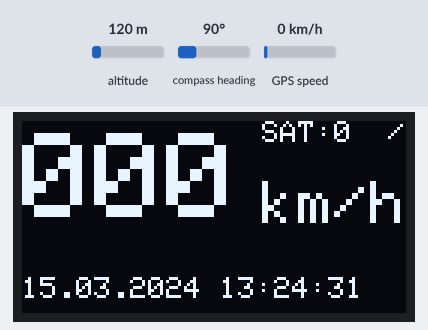
A sketch run on a simulated Arduino Uno, built with avr-gcc and run on an emulated ATmega328P. Parts: 128×64 one-colour display. The inputs (shaded band) are chosen by the test bench; at power-on: compass heading 90°, altitude 120 m, GPS speed 0 km/h. The GPS gets a fix after 3 s at 37.7749, -122.4194 with 8 satellites.

Above: at 1.4 s.
1.5 s: compass heading set to 7°
At 5.0 s:
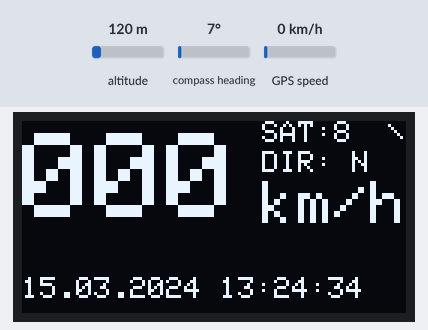
5.6 s: compass heading set to 90°
At 6.9 s:
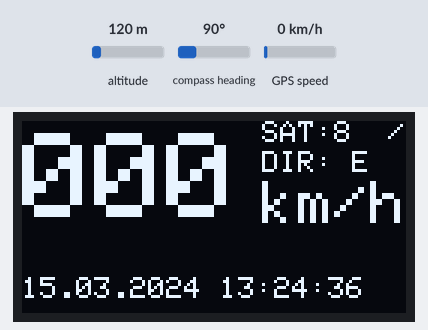
9.7 s: compass heading set to 180°
At 12.0 s:
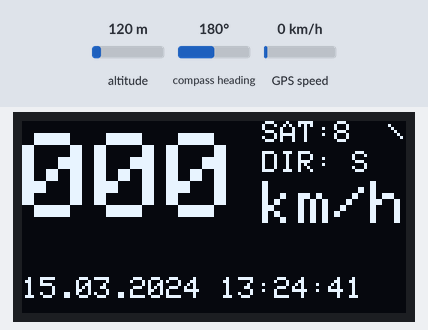
13.8 s: compass heading set to 269°
At 15.1 s:
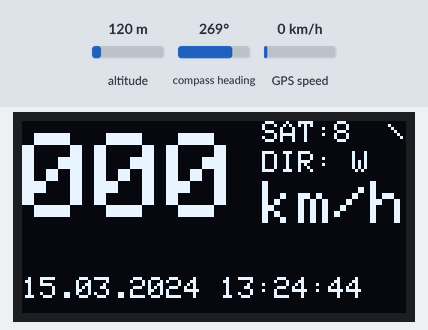
17.9 s: compass heading set to 319°
At 19.1 s:
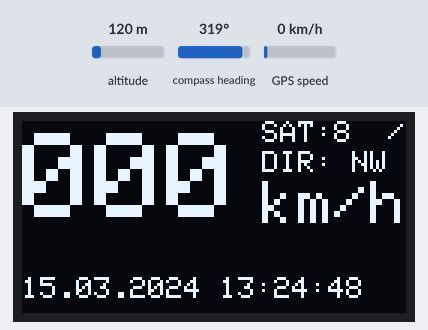
22.0 s: altitude set to 0 m
At 24.1 s:
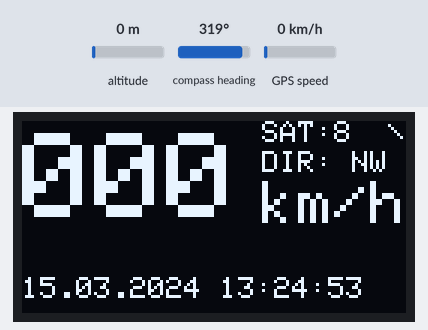
Timing chart, 0 to 25.6 s (numbered marks = the images above; inputs shaded):
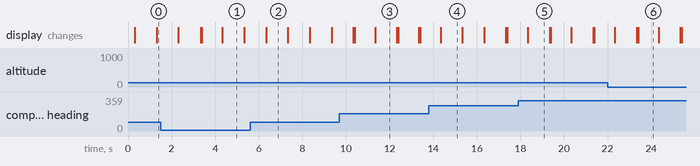

The sketch:

Arduino_neogps_display_SH1106.ino
```cpp
#include <Adafruit_SH1106.h>
#include <TinyGPS++.h>
#include <TimeLib.h>
#define OLED_RESET -1        //Reset pin # (or -1 if sharing Arduino reset pin)
#define TIMEZONE_OFFSET 3
#define SCREEN_ADDRESS 0x3C  //See datasheet for Address
Adafruit_SH1106 display(OLED_RESET);
TinyGPSPlus gps;
char buffer[10];
time_t t, prevDisplay = 0;

void setup() {
  //Set the baud rate in u-center to 115200
  Serial.begin(115200);
  display.begin(SH1106_SWITCHCAPVCC, SCREEN_ADDRESS);
  //invert display for a specific box, remove the next line in order to set default rotation
  display.setRotation(2);
  display.setTextColor(WHITE, BLACK);
  display.clearDisplay();
  delay(200);
  display.display();
}

void loop() {
  if (Serial.available() > 0) {
    if (gps.encode(Serial.read())) {
      printDataOnOled();
    }
  }
  handleError();
}

void printDataOnOled() {
  printSpeed();
  printTime();
  prinSatellites();
  printGPSMark();
  printCourse();
  display.display();
}

void handleError() {
  if (millis() > 5000 && gps.charsProcessed() < 10) {
    display.setCursor(0, 0);
    display.setTextSize(1);
    display.print(F("Check GPS Wiring"));
    display.setCursor(0, 16);
    display.print(F("No Data from receiver"));
    display.display();
    delay(1000);
    display.clearDisplay();
  }
}

void printTime() {
  display.setCursor(0, 52);
  display.setTextSize(1);

  if (gps.date.year() > 2000) {
    setTime(gps.time.hour(), gps.time.minute(), gps.time.second(), gps.date.day(), gps.date.month(), gps.date.year());
    adjustTime(TIMEZONE_OFFSET * SECS_PER_HOUR);
    if (now() != prevDisplay) {  //update the display only if the time has changed
      prevDisplay = now();
      sprintf(buffer, "%02d.", day());
      display.print(buffer);
      sprintf(buffer, "%02d.", month());
      display.print(buffer);
      display.print(year());
      sprintf(buffer, "\ %02d\:", hour());
      display.print(buffer);
      sprintf(buffer, "%02d\:", minute());
      display.print(buffer);
      sprintf(buffer, "%02d", second());
      display.print(buffer);
    }
  } else {
    display.println(F("Obtaining GPS time"));
  }
}

void printCourse() {
  if (gps.course.isValid()) {
    float delta = 45 / 2;
    display.setCursor(80, 10);
    display.setTextSize(1);
    display.print(F("DIR: "));
    if (gps.course.deg() >= (360 - delta) || gps.course.deg() <= delta) {
      display.print(F("N "));
    } else if (gps.course.deg() >= (45 - delta) && gps.course.deg() <= (45 + delta)) {
      display.print(F("NE"));
    } else if (gps.course.deg() >= (90 - delta) && gps.course.deg() <= (90 + delta)) {
      display.print(F("E "));
    } else if (gps.course.deg() >= (135 - delta) && gps.course.deg() <= (135 + delta)) {
      display.print(F("SE"));
    } else if (gps.course.deg() >= (180 - delta) && gps.course.deg() <= (180 + delta)) {
      display.print(F("S "));
    } else if (gps.course.deg() >= (225 - delta) && gps.course.deg() <= (225 + delta)) {
      display.print(F("SW"));
    } else if (gps.course.deg() >= (270 - delta) && gps.course.deg() <= (270 + delta)) {
      display.print(F("W "));
    } else if (gps.course.deg() >= (315 - delta) && gps.course.deg() <= (315 + delta)) {
      display.print(F("NW"));
    }
  }
}

void printGPSMark() {
  display.setCursor(122, 0);
  display.setTextSize(1);
  if ((millis() & 1) == 0) {
    display.println(F("/"));
  } else {
    display.println(F("\\"));
  }
}
void printSpeed() {
  display.setCursor(0, 4);
  display.setTextSize(4);
  if (gps.speed.isValid()) {
    sprintf(buffer, "%03d", round(gps.speed.kmph()));
    display.println(buffer);
  } else {
    display.print(F("000"));
  }
  display.setCursor(80, 20);
  display.setTextSize(2);
  display.print(F("km/h"));
}
void prinSatellites() {
  display.setCursor(80, 0);
  display.setTextSize(1);
  display.print(F("SAT:"));
  display.print(gps.satellites.value());
}
```

Measured:
- after the input at 1.5 s, the display: first differs from a run without the input after 1.8 s (image 1 shows a later state)
- after the input at 5.6 s, the display: changes after 0.74 s (image 2)
- after the input at 9.7 s, the display: first changes after 0.64 s (image 3 shows a later state)
- after the input at 13.8 s, the display: changes after 0.54 s (image 4)
- after the input at 17.9 s, the display: changes after 0.44 s (image 5)
- what the display in image 1 shows lasts 1.0 s, from 4.3 s to 5.3 s
- what the display in image 6 shows lasts 0.9 s, from 23.4 s to 24.3 s
